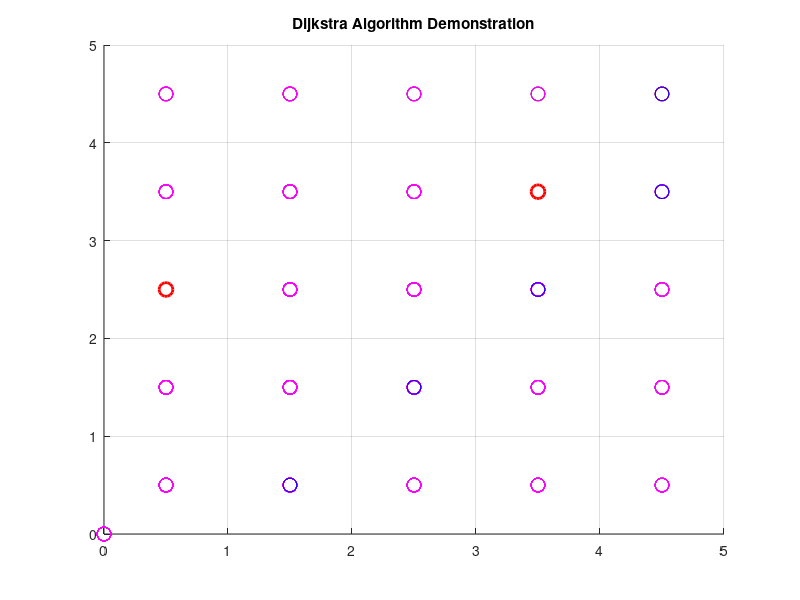

Source code (MATLAB):
%Defining Function
function [len_path,reversed_nodes_prnt] = Simulation_dijkstra()

% Set up the workspace
workspace_size = 5;
grid_size = 1;
num_nodes = workspace_size^2;
nodes_per_row = workspace_size;
nodes = zeros(num_nodes, 2);

%Setting up the figure
figure;
grid on;
hold on;

% Set up the nodes
for i = 1:num_nodes
    row = ceil(i / nodes_per_row);       %Defines the row number
    col = i - (row-1) * nodes_per_row;   %Defines the column number
    x = (col - 0.5) * grid_size;         %Defines x coordinate of the node
    y = (row - 0.5) * grid_size;         %Defines y coordinate of the node
    
    %Defining Obstacle at particular Locations
    if col==1 && row==3
        plot(x, y, 'bo', 'MarkerSize', 10, 'LineWidth', 2,'Color','r'); % plot blue circle for continued point
        continue;
    end
    if col==4 && row==4
        plot(x, y, 'bo', 'MarkerSize', 10, 'LineWidth', 2,'Color','r'); % plot blue circle for continued point
        continue;
    end

    nodes(i, :) = [x, y];     %Stores the x and y coordinates of the node
end


% Set up the connections between nodes
connections = zeros(num_nodes, num_nodes); %Defining a matrix of 25x25 with all 0's as the element

for i = 1:num_nodes
    for j = i+1:num_nodes
        dist = norm(nodes(i,:) - nodes(j,:));
        %We have defined a threshold to select that value of distance
        if dist <= sqrt(2) * grid_size
            %Updating the connection matrix as distance between node 1 to
            %2=distance between node 2 to 1
            connections(i,j) = dist;
            connections(j,i) = dist;
        end
    end
end


% Set up the start and goal nodes
start_node = 1;
goal_node = num_nodes;

% Set up the Dijkstra's algorithm
distances = Inf(num_nodes, 1);
distances(start_node) = 0;
visited = zeros(num_nodes, 1);
prev = zeros(num_nodes, 1);

%Plotting the nodes
for i = 1:num_nodes
    plot(nodes(i,1), nodes(i,2), 'o', 'MarkerSize', 10, 'Color', 'k');
    %     nodes
end
plot(nodes(start_node,1), nodes(start_node,2), 'o', 'MarkerSize', 10, 'Color', 'g');%1st row contains the coordinates of start point
% nodes(start_node,1)
plot(nodes(goal_node,1), nodes(goal_node,2), 'o', 'MarkerSize', 10, 'Color', 'r');%25th row contains the coordinates of goal point
title('Dijkstra Algorithm Demonstration');
xlim([0, workspace_size]);
ylim([0, workspace_size]);
distance_min=[];
% Run the Dijkstra's algorithm and animate it
while ~visited(goal_node)

    % Find the unvisited node with the smallest distance
    unvisited_nodes = find(~visited); %find function returns the non zero value.So if it is non zero then node is visited.
    [distance_min, min_node] = min(distances(unvisited_nodes));%Minimum distance and index of that particular node. We are ignoring the minimum value 
                                                     %just keeping the index
    node = unvisited_nodes(min_node);

    % Mark the node as visited
    visited(node) = 1;

    % Update the distances of the neighboring nodes
    neighbors = find(connections(node,:));
    for neighbor = neighbors
        if ~visited(neighbor)
            dist = distances(node) + connections(node, neighbor);
            %we will update the index if distance of neighbour is smaller
            %than previous distance
            if dist < distances(neighbor)
                distances(neighbor) = dist;
                prev(neighbor) = node;
            end
        end
    end

    % Update the animation
    for i = 1:num_nodes
        if visited(i)
            plot(nodes(i,1), nodes(i,2), 'o', 'MarkerSize', 10, 'Color', 'm');
            %             nodes(i,1)
        end
    end
end
nodes_prnt=[];

% Plot the final path
path = goal_node;
while path ~= start_node
    plot(nodes(path,1), nodes(path,2), 'o', 'MarkerSize', 10,'Color', 'b');
    nodes_prnt=[nodes_prnt,nodes(path,1),nodes(path,2)];
    path = prev(path);
end
%Data pre processing to feed date to control algorithm
reversed_nodes_prnt = flip(nodes_prnt);
for i = 1:2:length(reversed_nodes_prnt)-1
    temp = reversed_nodes_prnt(i);
    reversed_nodes_prnt(i) = reversed_nodes_prnt(i+1);
    reversed_nodes_prnt(i+1) = temp;
    
end

len_path=length(reversed_nodes_prnt)/2;
hold off;


